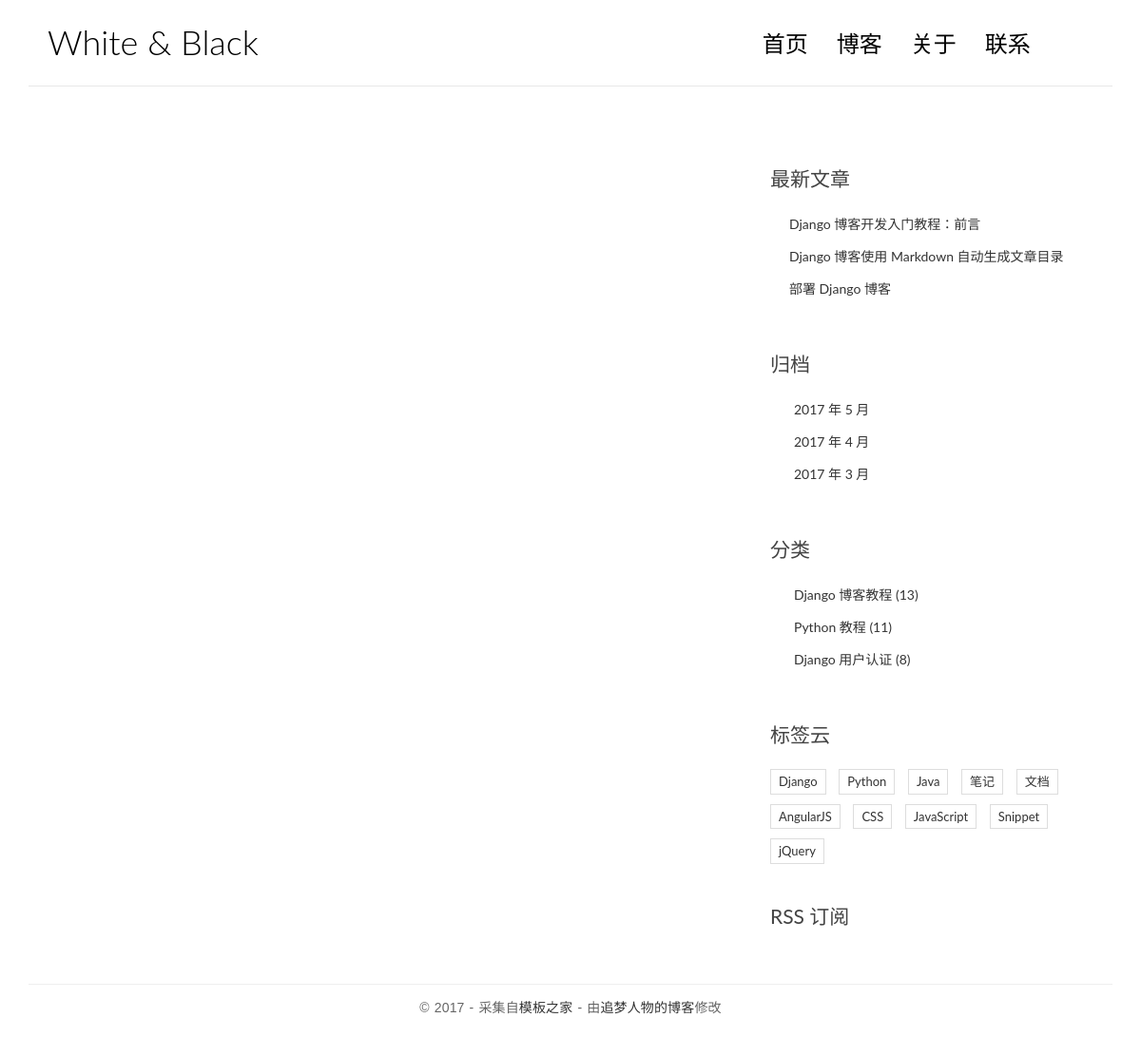
The app's page /, older data.
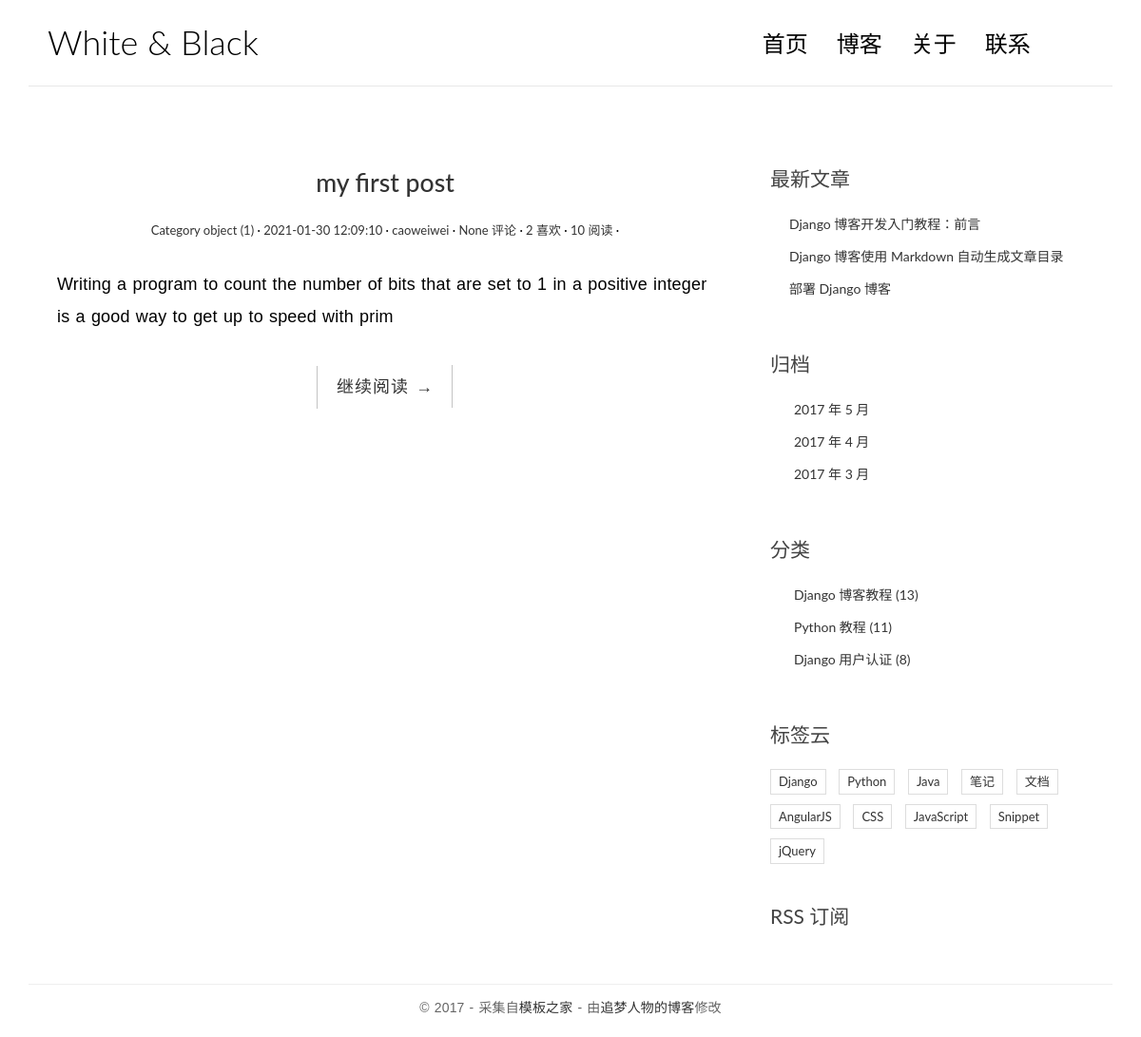
The same page, newer data.
### blog/models.py (models this page shows)
class BlogPost(models.Model):
    title = models.CharField(max_length=64)
    text = models.TextField()
    excerpt = models.CharField(max_length=128)
    views = models.PositiveIntegerField()
    likes = models.PositiveIntegerField()
    created_at = models.DateTimeField(auto_now_add=True)
    updated_at = models.DateTimeField(auto_now=True)
    author = models.ForeignKey(to=User, on_delete=models.SET_DEFAULT, default='Admin')
    tags = models.ManyToManyField(to=Tag, blank=True)
    category = models.ForeignKey(to=Category, on_delete=models.SET_NULL, null=True, blank=True)
    comments = models.ForeignKey(to=Comment, on_delete=models.SET_NULL, null=True, blank=True)

class Category(models.Model):
    category_name = models.CharField(max_length=32)

### blog/views.py (the view)
# urls.py: path('', index),
def index(request):
    blog_posts = BlogPost.objects.all()
    context = {
        'website_title': 'White & Black',
        'blog_posts': blog_posts,
    }
    return render(request, 'blog/index.html', context)

### templates/blog/index.html
{% extends 'blog/base.html' %}
{% block blog_posts_list %}
    {% for blog_post in blog_posts %}
        <article class="post post-{{ blog_post.id }}">
            <header class="entry-header">
                <h1 class="entry-title">
                    <a href="#">{{ blog_post.title }}</a>
                </h1>
                <div class="entry-meta">
                    <span class="post-category"><a href="#">{{ blog_post.category }}</a></span>
                    <span class="post-date"><a href="#"><time class="entry-date" >{{ blog_post.created_at|date:'Y-m-d H:i:s' }}</time></a></span>
                    <span class="post-author"><a href="#">{{ blog_post.author }}</a></span>
                    <span class="comments-link"><a href="#">{{ blog_post.comments }} 评论</a></span>
                    <span class="views-count"><a href="#">{{ blog_post.likes }} 喜欢</a></span>
                    <span class="views-count"><a href="#">{{ blog_post.views }} 阅读</a></span>
                </div>
            </header>
            <div class="entry-content clearfix">
                <p>{{ blog_post.excerpt }}</p>
                <div class="read-more cl-effect-14">
                    <a href="#" class="more-link">继续阅读 <span class="meta-nav">→</span></a>
                </div>
            </div>
        </article>
    {% endfor %}
{% endblock %}

Row changes from the older to the newer data that the page shows:
added BlogPost: title "my first post", category "Category object (1)", created_at "2021-01-30 12:09:10", author "caoweiwei", comments "None", likes "2", views "10", excerpt "Writing a program to count the number of bits that are set to 1 in a positive integer is a good way to get up to speed with prim"
